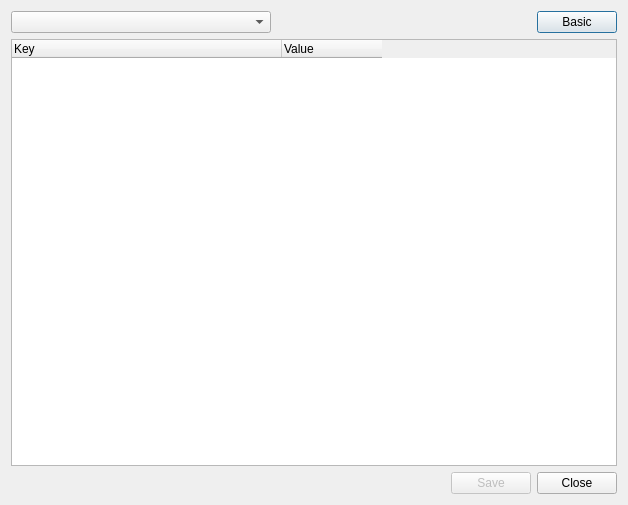
<?xml version="1.0" encoding="UTF-8"?>
<ui version="4.0">
 <class>PyCfgDialog</class>
 <widget class="QDialog" name="PyCfgDialog">
  <property name="geometry">
   <rect>
    <x>0</x>
    <y>0</y>
    <width>628</width>
    <height>505</height>
   </rect>
  </property>
  <property name="windowTitle">
   <string>Configurator</string>
  </property>
  <property name="windowIcon">
   <iconset resource="pyCfgResource.qrc">
    <normaloff>:/pyCfg/pycfgicon</normaloff>:/pyCfg/pycfgicon</iconset>
  </property>
  <layout class="QVBoxLayout" name="verticalLayout">
   <item>
    <layout class="QHBoxLayout" name="horizontalLayout" stretch="1,1,0">
     <item>
      <widget class="QComboBox" name="categorySelection"/>
     </item>
     <item>
      <spacer name="horizontalSpacer">
       <property name="orientation">
        <enum>Qt::Horizontal</enum>
       </property>
       <property name="sizeHint" stdset="0">
        <size>
         <width>40</width>
         <height>20</height>
        </size>
       </property>
      </spacer>
     </item>
     <item>
      <widget class="QPushButton" name="advancedButton">
       <property name="sizePolicy">
        <sizepolicy hsizetype="Minimum" vsizetype="Fixed">
         <horstretch>0</horstretch>
         <verstretch>0</verstretch>
        </sizepolicy>
       </property>
       <property name="text">
        <string>Basic</string>
       </property>
       <property name="checkable">
        <bool>true</bool>
       </property>
      </widget>
     </item>
    </layout>
   </item>
   <item>
    <widget class="QTreeWidget" name="settingsTree">
     <property name="horizontalScrollBarPolicy">
      <enum>Qt::ScrollBarAlwaysOff</enum>
     </property>
     <property name="rootIsDecorated">
      <bool>false</bool>
     </property>
     <property name="columnCount">
      <number>2</number>
     </property>
     <attribute name="headerVisible">
      <bool>true</bool>
     </attribute>
     <attribute name="headerDefaultSectionSize">
      <number>270</number>
     </attribute>
     <attribute name="headerMinimumSectionSize">
      <number>20</number>
     </attribute>
     <attribute name="headerStretchLastSection">
      <bool>false</bool>
     </attribute>
     <column>
      <property name="text">
       <string notr="true">Key</string>
      </property>
     </column>
     <column>
      <property name="text">
       <string notr="true">Value</string>
      </property>
     </column>
    </widget>
   </item>
   <item>
    <layout class="QHBoxLayout" name="horizontalLayout_2">
     <item>
      <spacer name="horizontalSpacer_2">
       <property name="orientation">
        <enum>Qt::Horizontal</enum>
       </property>
       <property name="sizeHint" stdset="0">
        <size>
         <width>40</width>
         <height>20</height>
        </size>
       </property>
      </spacer>
     </item>
     <item>
      <widget class="QPushButton" name="saveButton">
       <property name="enabled">
        <bool>false</bool>
       </property>
       <property name="text">
        <string>Save</string>
       </property>
      </widget>
     </item>
     <item>
      <widget class="QPushButton" name="closeButton">
       <property name="text">
        <string>Close</string>
       </property>
      </widget>
     </item>
    </layout>
   </item>
  </layout>
 </widget>
 <resources>
  <include location="pyCfgResource.qrc"/>
 </resources>
 <connections/>
</ui>
